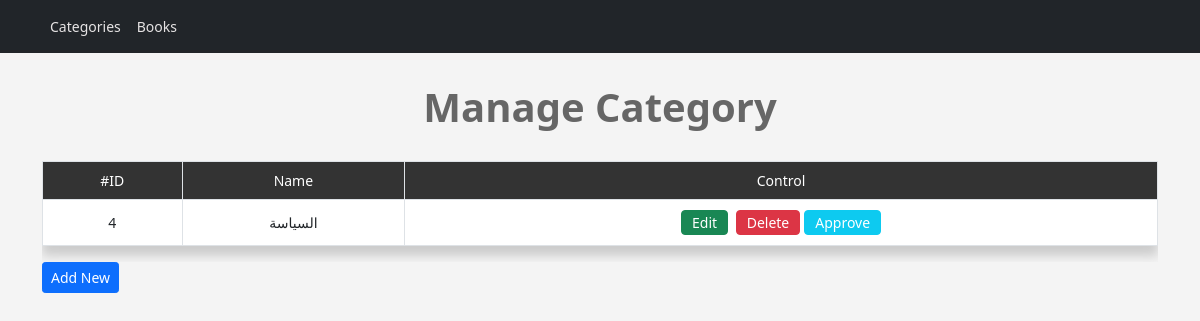
The app's page /categories.php, older data.
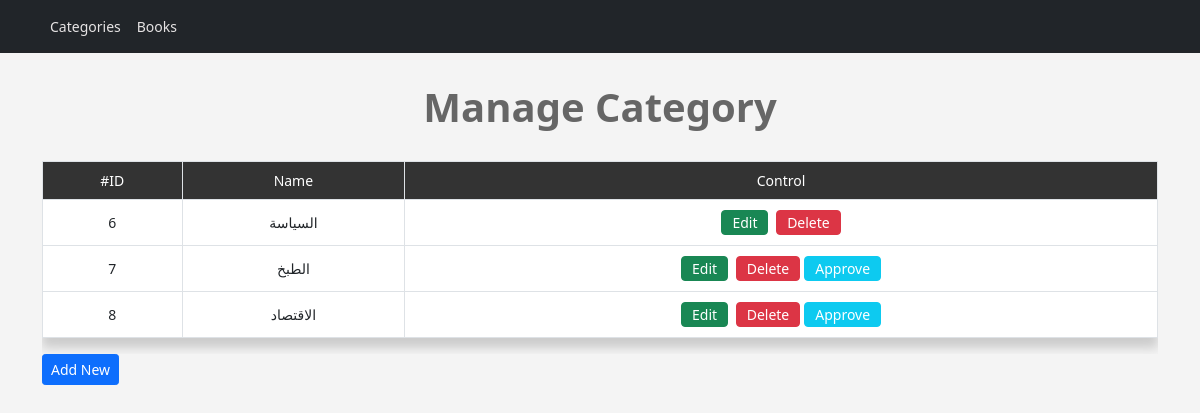
The same page, newer data.
### tables this page shows
CREATE TABLE `categories` (
  `ID` int(11) NOT NULL,
  `Name` varchar(255) NOT NULL,
  `Approve` int(11) NOT NULL DEFAULT 0
);

### init.php (called while the page is built, shortened)
<?php
    $tepl    = 'include/templates/';
    $css     = 'layout/css/';
    include $tepl . 'header.php';
    include $tepl . 'navbar.php';

### database.php (called while the page is built, shortened)
<?php
class Database{
    public $host = "localhost";
    public $user = "root";
    public $password = "";
    public $dbName = "library";
    public $db;
    public function dbConnection(){
        $this->db = new MySqli($this->host, $this->user, $this->password, $this->dbName);
    }
    public function getAllTable($field, $allTable, $where = NULL, $and = NULL, $orderField, $ordering = 'DESC', $limit = NULL){
        $getAll = "SELECT $field FROM $allTable $where $and ORDER BY $orderField $ordering $limit";
        $result = $this->db->query($getAll);
        return $result;
    }
}
?>

### categories.php (the view, shortened to what this page needs)
<?php
    include 'init.php';
    include 'database.php';
    $db = new Database();
    $do = isset($_GET['do']) ? $do = $_GET['do'] : 'Manage';
    if($do == 'Manage'){
        $rows = $db->getAllTable("*", "categories", "", '', "ID", "");
    ?>
        <h1 class="text-center">Manage Category</h1>
        <div class="container">
            <div class="table-responsive">
                <table class="main-table manage-members text-center table table-bordered">
                    <tr>
                        <td>#ID</td>
                        <td>Name</td>
                        <td>Control</td>
                    </tr>
                    <?php
                        while($row =  mysqli_fetch_assoc($rows)){
                            echo "<tr>" .
                                    "<td>" . $row['ID'] .
                                    "</td><td>" . $row['Name'] .
                                    "</td><td>
                                    <a href='categories.php?do=Edit&id=" . $row['ID'] . "'
                                        class='btn btn-success'>
                                        <i class='fa fa-edit'></i> Edit</a>
                                    <a href='categories.php?do=Delete&id=" . $row['ID'] . "'
                                        class='btn btn-danger confirm'>
                                        <i class='fa fa-close'></i> Delete</a>";
                                        if($row['Approve'] == 0){
                                            echo "<a href='categories.php?do=Activate&id=" . $row['ID'] . "'
                                                    class='btn btn-info activate'>
                                                    <i class='fa fa-check'></i> Approve</a>";
                                        }
                            echo "</td></tr>";
                        }
                    ?>
                </table>
            </div>
            <a href="categories.php?do=Add" class="btn btn-sm btn-primary"><i class="fa fa-plus"></i> Add New</a>
        </div>
<?php }else{
        $TheMsg = '<div class="alert alert-danger">This ID Is Not Exist</div>';
        redirectHome($TheMsg);
    }
    include $tepl . 'footer.php';
?>

### include/templates/header.php (shortened to what this page needs)
<!DOCTYPE html>
<html>
    <head>
         <link rel="stylesheet" href="<?php echo $css ?>bootstrap.min.css">
         <link rel="stylesheet" href="<?php echo $css ?>control.css">
    </head>
    <body>

### include/templates/navbar.php (shortened to what this page needs)
<nav class="navbar navbar-expand-lg navbar-light bg-dark">
  <div class="container">
    <div class="collapse navbar-collapse" id="navbarSupportedContent">
      <ul class="navbar-nav me-auto mb-2 mb-lg-0">
        <li class="nav-item"><a class="nav-link "  href="categories.php"> Categories</a></li>
        <li class="nav-item"><a class="nav-link "  href="items.php">Books</a></li>
      </ul>
    </div>
  </div>
</nav>

### include/templates/footer.php (shortened to what this page needs)
    </body>
</html>

### layout/css/control.css (style rules this page uses)
body { background-color: #F4F4F4; font-size: 14px; }
a { text-decoration: none; }
.navbar { margin-bottom: 14px; }
.navbar-light .navbar-nav .nav-link { font-size: 1em; }
h1 { margin: 30px 0px; font-weight: bold; color: #00000094; }
.main-table { box-shadow: 0px 10px 10px #CCC; }
.main-table td { background-color: #FFF; vertical-align: middle; }
.main-table tr:first-child td { background-color: #333; color: #FFF; }
.main-table .btn { padding: 1px 10px; font-size: 1em; margin: 2px; }
.activate { color: #FFF; margin-left: 5px; }

Row changes from the older to the newer data that the page shows:
removed categories: ID "4", Name "السياسة"
added categories: ID "6", Name "السياسة"
added categories: ID "7", Name "الطبخ"
added categories: ID "8", Name "الاقتصاد"
